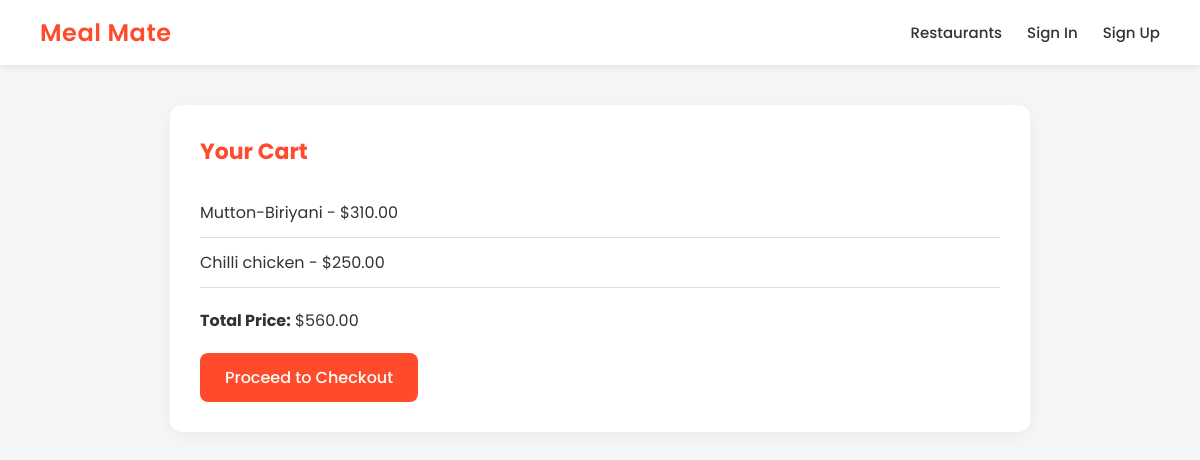
Page /show_cart/RojaRani/ on the committed database.
### delivery/models.py (models this page shows, shortened)
class Menu(models.Model):
    res = models.ForeignKey(
        Restarunts,
        on_delete = models.CASCADE
    )
    item_name = models.CharField(max_length=100)
    description = models.TextField(blank=True,null=True)
    price = models.DecimalField(max_digits=6,decimal_places=2)
    is_available = models.BooleanField(default=True)
    category = models.CharField(max_length=50)

### delivery/views.py (the view)
# urls.py: path('show_cart/<str:username>/',views.show_cart,name = 'show_cart'),
def show_cart(request, username):
    customer = Customers.objects.get(username = username)
    cart = Cart.objects.filter(customer = customer).first()
    items = cart.items.all() if cart else []
    total_price = cart.total_price() if cart else 0
    return render(request, 'delivery/show_cart.html',{'items':items,'total_price':total_price,'username':username})

### delivery/models.py (called while the page is built)
    def total_price(self):
        return sum(item.price for item in self.items.all())

### delivery/templates/delivery/show_cart.html (shortened to what this page needs)
<!DOCTYPE html>
<html lang="en">
<head>
</head>
<body>
    <div class="navbar">
        <a href="{% url 'delivery:index' %}" class="logo">Meal Mate</a>
        <div class="nav-links">
            <a href="{% url 'delivery:cusdisplay_res' username %}">Restaurants</a>
            <a href="{% url 'delivery:sign_in' %}">Sign In</a>
            <a href="{% url 'delivery:sign_up' %}">Sign Up</a>
        </div>
    </div>
    <div class="cart-container">
      <h3>Your Cart</h3>
      {% if items %}
      <ul>
        {% for item in items %}
        <li>{{ item.item_name }} - ${{ item.price }}</li>
        {% endfor %}
      </ul>
      <p><strong>Total Price:</strong> ${{ total_price }}</p>
      <a href="{% url 'delivery:checkout' username %}" class="checkout-btn">Proceed to Checkout</a>
      {% else %}
      <p>Your cart is empty.</p>
      {% endif %}
    </div>
</body>
</html>

### delivery/templates/delivery/show_cart.html (style rules this page uses)
body { margin: 0; font-family: 'Poppins', sans-serif; background-color: #f4f6f8; color: #333; }
.navbar { background: #fff; color: #333; padding: 15px 40px; display: flex; justify-content: space-between; align-items: center; box-shadow: 0 2px 8px rgba(0,0,0,0.08); position: sticky; top: 0; z-index: 100; }
.navbar .logo { font-size: 24px; font-weight: 600; color: #ff4b2b; text-decoration: none; letter-spacing: 0.5px; }
.navbar .nav-links { display: flex; gap: 25px; }
.navbar .nav-links a { color: #333; text-decoration: none; font-size: 15px; font-weight: 500; position: relative; transition: all 0.3s ease; }
.navbar .nav-links a::after { content: ""; position: absolute; left: 0; bottom: -5px; width: 0; height: 2px; background: #ff4b2b; transition: width 0.3s ease; }
.cart-container { max-width: 800px; margin: 40px auto; background: #fff; padding: 30px; border-radius: 12px; box-shadow: 0 4px 20px rgba(0,0,0,0.05); }
.cart-container h3 { margin-top: 0; font-size: 22px; color: #ff4b2b; margin-bottom: 20px; }
.cart-container ul { list-style: none; padding: 0; margin-bottom: 20px; }
.cart-container ul li { padding: 12px 0; border-bottom: 1px solid #e0e0e0; font-size: 16px; }
.cart-container p { font-size: 16px; margin-bottom: 20px; }
.checkout-btn { display: inline-block; padding: 12px 25px; background: #ff4b2b; color: #fff; border-radius: 8px; text-decoration: none; font-weight: 500; transition: background 0.3s ease; }

### rows in the picture
Menu: item_name "Mutton-Biriyani", price "310.00"
Menu: item_name "Chilli chicken", price "250.00"

### other values in the picture
{{ total_price }} "560.00"
